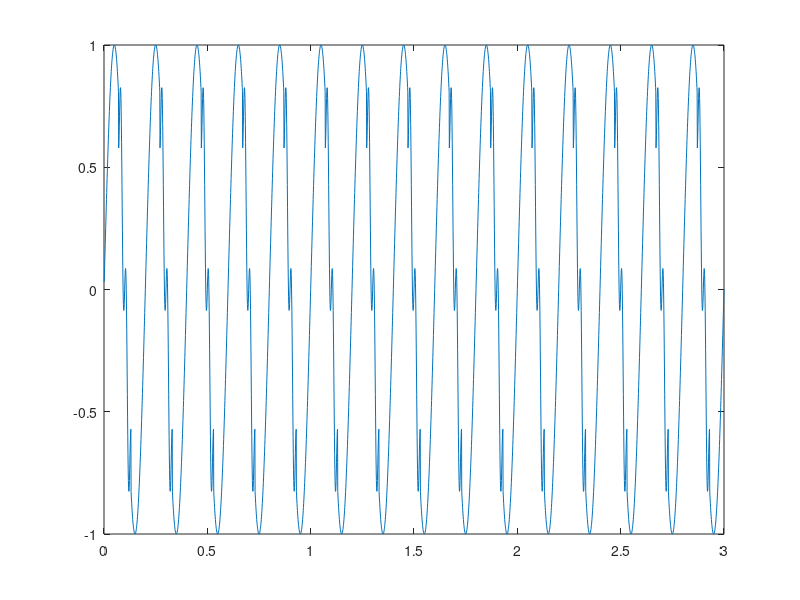

MATLAB code for this plot:
%% Set things up
resol=0.001;%1 ms
LF = 5;
HF = 40;
numSeconds=3;
HFamp=0.25;

%% The actual simulated data
time=resol:resol:numSeconds;
LFdata = sin(LF*2*pi*time);
HFdata = HFamp*sin(2*HF*pi*time);

cyclePts=1/LF/resol;
half=floor(cyclePts/2);

%% Phase restricting
binTrimming=0.1;%0.1;
binTrim=floor(cyclePts*binTrimming);
multiplier=zeros(1, length(time));
peaks=multiplier;
partPoints=numSeconds*LF;

for aa=1:partPoints; peaks( ((1+binTrim):half-(binTrim))+cyclePts*(aa-1) ) = 1; end
troughs=multiplier;

for aa=1:partPoints; troughs( ((half+1+binTrim):(cyclePts-(binTrim)))+cyclePts*(aa-1) ) = 1; end
descPhase=multiplier;

for aa=1:partPoints; descPhase( ((half/2+binTrim+1):floor((half*1.5)-(binTrim)))+cyclePts*(aa-1) ) = 1; end
ascPhase=multiplier;
%first part 
for aa=1:partPoints; ascPhase( ((binTrim+1):floor((cyclePts/4)-binTrim))+cyclePts*(aa-1) )= 1; end
%last part
for aa=1:partPoints; ascPhase( (floor((cyclePts*0.75+1+binTrim)):(cyclePts-(binTrim)))+cyclePts*(aa-1) ) = 1; end

%% Get some outputs
y=LFdata+HFdata.*descPhase;

figure;
plot(time, y)